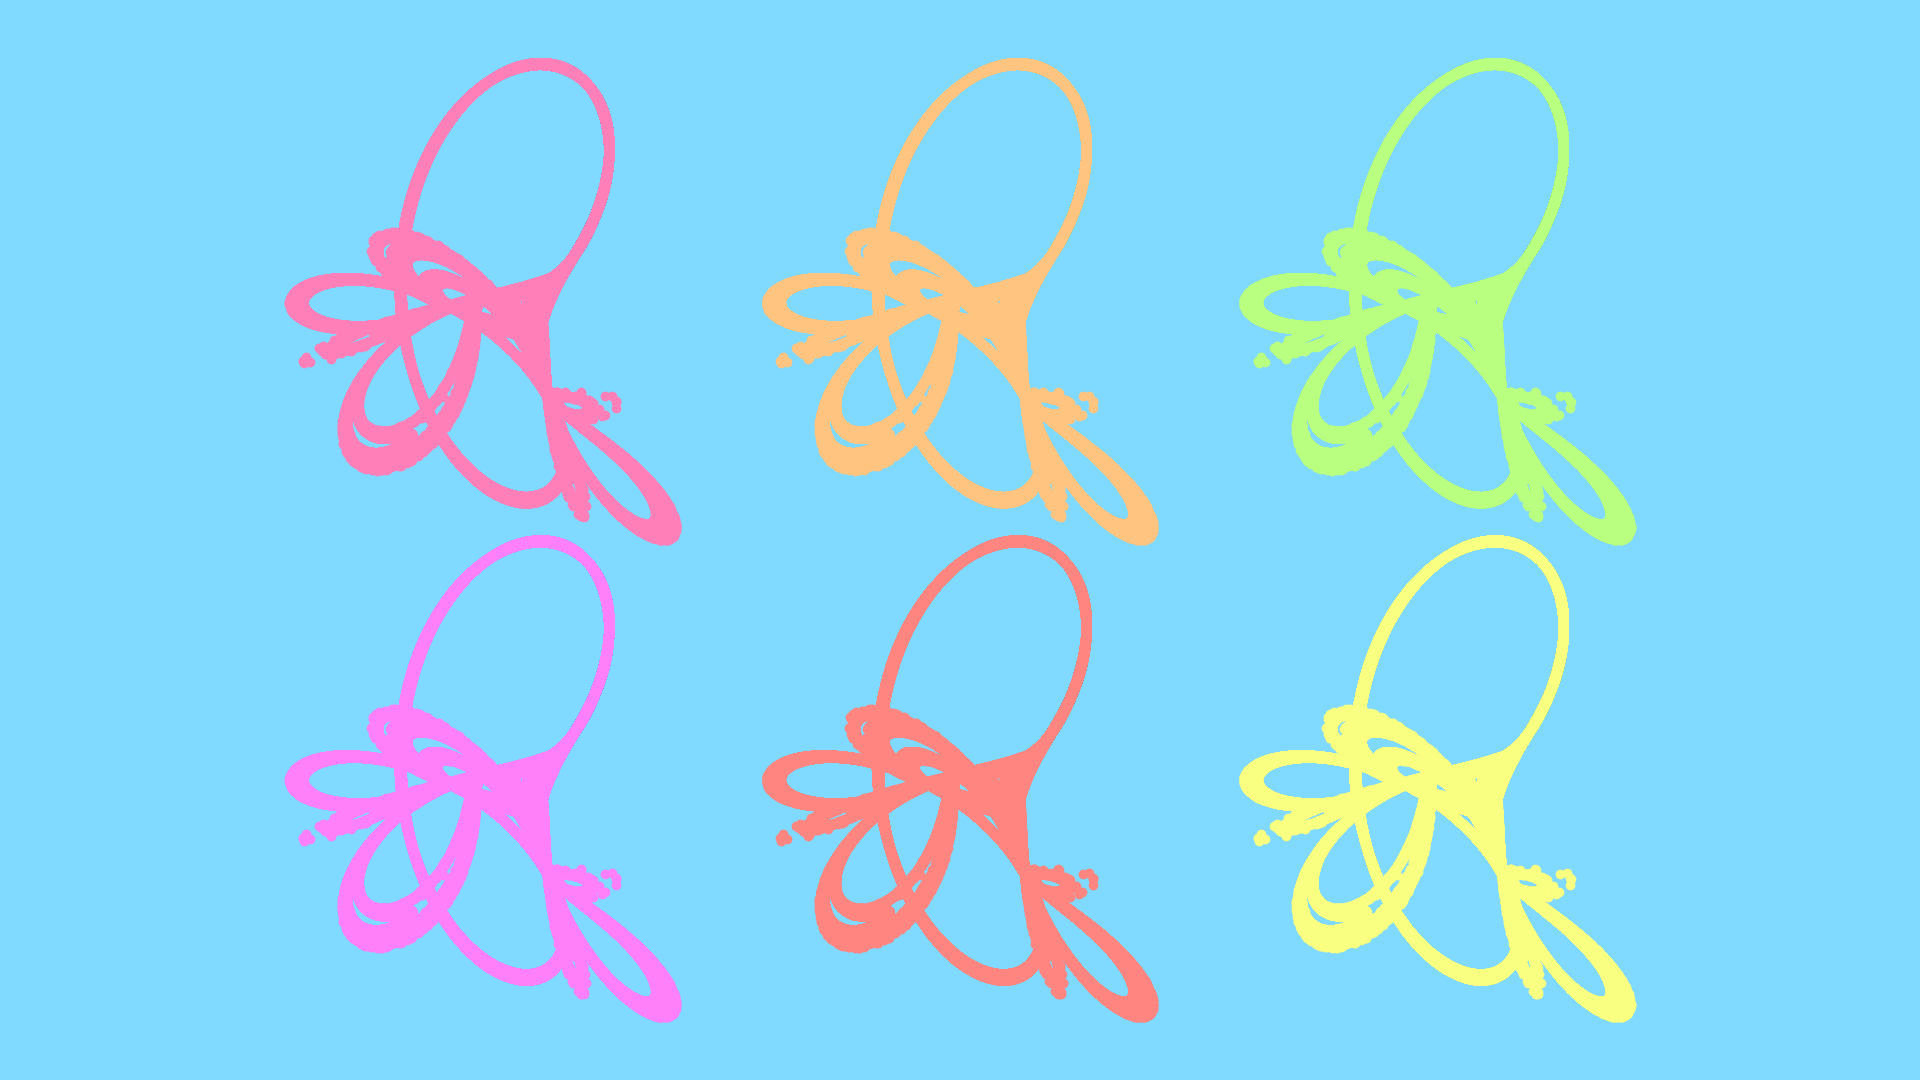

Python code for this plot:
from pathlib import Path

import matplotlib.pyplot as plt
import numpy as np


def hsv2rgb(h: float, s: float, v: float) -> str:
    rgb: np.ndarray = np.round(255 * ((np.clip(np.abs(np.modf(h + np.array([0.0, 2.0, 1.0]) / 3)[0] * 6 - 3) - 1, 0, 1) - 1) * s + 1) * v).astype(int)
    return "#" + "".join(f"{i:02x}" for i in rgb)


def main() -> None:
    # config
    fp: Path = Path(__file__).resolve().with_suffix(".png")
    plt.rcParams["figure.dpi"] = 100
    plt.rcParams["figure.figsize"] = [19.2, 10.8]
    rng: np.random.Generator = np.random.default_rng()
    offset: float = rng.random()
    saturation: float = 0.5
    value: float = 1.0
    bgc: str = hsv2rgb(offset, saturation, value)
    # generate figure
    fig: plt.Figure
    ax: plt.Axes
    fig, ax = plt.subplots()
    # plot
    x: float = -0.72
    y: float = -0.64
    xn: float
    yn: float
    xl: list[float] = [x]
    yl: list[float] = [y]
    a: float = 0.9
    b: float = -0.6013
    c: float = 2.0
    d: float = 0.5
    for i in range(2**18):
        xn = x*x - y*y + a*x + b*y
        yn = 2*x*y + c*x + d*y
        x = xn
        y = yn
        xl.append(x)
        yl.append(y)
    xa: np.ndarray = np.array(xl)
    ya: np.ndarray = np.array(yl)
    xmax: float = xa.max()
    xmin: float = xa.min()
    ymax: float = ya.max()
    ymin: float = ya.min()
    l: float = max(xmax-xmin, ymax-ymin)
    xa = (xa-xmin)/l
    ya = (ya-ymin)/l
    k: int = 0
    for i in range(3):
        for j in range(2):
            ax.plot(xa+i, ya+j, linestyle="", marker="o", color=hsv2rgb(offset+0.5+(k-2.5)/12, saturation, value))
            k += 1
    # arrange
    #ax.set_xlim(0, 1)
    #ax.set_ylim(0, 1)
    ax.axis("off")
    ax.set_aspect("equal")
    ax.set_facecolor(bgc)
    fig.set_facecolor(bgc)
    fig.tight_layout()
    # output
    fig.savefig(fp)
    plt.cla()
    plt.clf()
    plt.close(fig)
    return None


if __name__ == "__main__":
    main()
